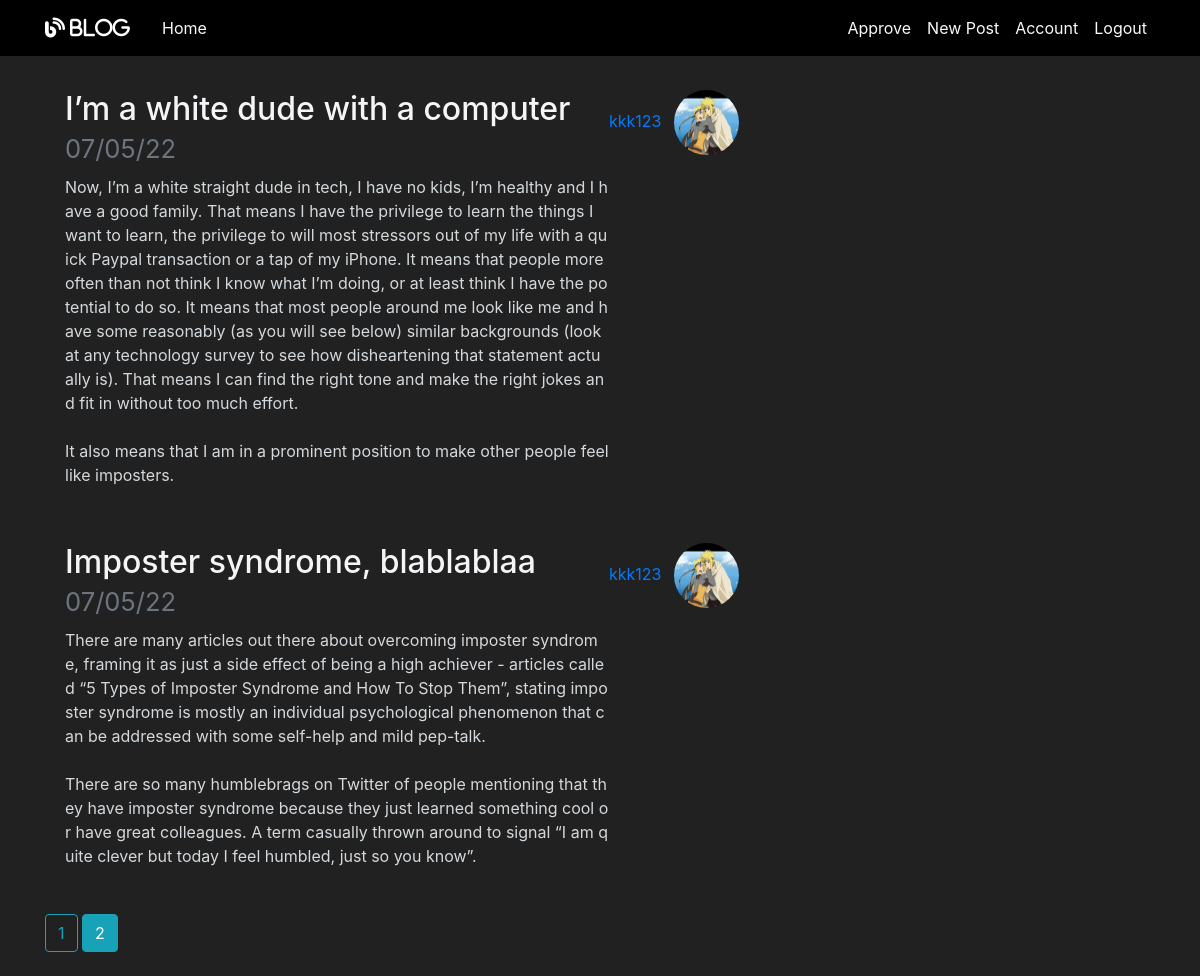
/home?page=2 (signed in), run on the app's committed database.
### flaskblog/models.py (models this page shows, shortened)
class Post(db.Model):
    id = db.Column(db.Integer, primary_key=True)
    title = db.Column(db.String(100), nullable=False)
    date_posted = db.Column(db.DateTime, nullable=False, default=datetime.now())
    content = db.Column(db.Text, nullable=False)
    user_id = db.Column(db.Integer, db.ForeignKey('user.id'), nullable=False)
    likes = db.relationship('PostLike', backref='post', lazy='dynamic')
    is_approved = db.Column(db.Boolean, default=False)
    image_file = db.Column(db.String(20), nullable=False, default='default.jpg')

class User(db.Model, UserMixin):
    id = db.Column(db.Integer, primary_key=True)
    username = db.Column(db.String(20), unique=True, nullable=False)
    role=db.Column(db.Integer,nullable=False,default=3)
    email = db.Column(db.String(120), unique=True, nullable=False)
    image_file = db.Column(db.String(20), nullable=False, default='default.jpg')
    password = db.Column(db.String(60), nullable=False)
    posts = db.relationship('Post', backref='author', lazy=True)
    liked = db.relationship('PostLike',foreign_keys='PostLike.user_id',
    backref='user', lazy='dynamic')

### flaskblog/routes.py (the view)
@app.route("/")
@app.route("/home")
def home():
    page = request.args.get('page', 1, type=int)
    posts = Post.query.filter_by(is_approved=True).order_by(
        Post.date_posted.desc()).paginate(page=page, per_page=4)
    return render_template('home.html', posts=posts)

### flaskblog/models.py (called while the page is built)
@login_manager.user_loader
def load_user(user_id):
    return User.query.get(int(user_id))

### flaskblog/templates/home.html
{% extends "layout.html" %}
{% block content %}
    {% for post in posts.items %}
        <article class="media content-section">
          <div class="media-body">
            <h2><a class="article-title"
              href="{{url_for('post',post_id=post.id)}}">{{ post.title }}
              <small class="text-muted">{{ post.date_posted.strftime('%d/%m/%y') }}</small>
            </a></h2>
            <p class="article-content">{{ post.content }}</p>
          </div>
          <div class="article-metadata">
            <a class="mr-2" href="#">{{ post.author.username }}</a>
            <img class="rounded-circle article-img"
            src=" {{ url_for('static',filename='profile_pics/' + post.author.image_file )}}">
          </div>
        </article>
    {% endfor %}
    {% for page_num in posts.iter_pages( left_edge=1, right_edge=1,
      left_current=1, right_current=2 ) %} {% if page_num %} {% if posts.page ==page_num %}
      <a class="btn btn-info mb-4" href="{{ url_for('home', page=page_num) }}">
        {{ page_num }}</a>
        {% else %}
      <a class="btn btn-outline-info mb-4"
        href="{{ url_for('home', page=page_num) }}">
        {{ page_num }}</a>
        {% endif %} {% else %} ... {% endif %} {% endfor %}
{% endblock content %}

### flaskblog/static/main.css (style rules this page uses)
body { background: #fafafa; color: #333333; margin-top: 5rem; }
h1, h2, h3, h4, h5, h6 { color: #444444; }
.content-section { color: #d4d9dd; padding: 10px 20px; border-radius: 5px; margin-bottom: 20px; }
.article-title { color: #f5f5f8; }
.article-content { white-space: pre-line; word-break: break-all; }
.article-img { height: 65px; width: 65px; margin-right: 16px; }
.article-metadata { padding-bottom: 1px; margin-bottom: 4px; }

### flaskblog/templates/layout.html (style rules this page uses)
body { background-color: #212121; color: white }

### data on the page
Post: title "I’m a white dude with a computer", date_posted "07/05/22", content "Now, I’m a white straight dude in tech, I have no kids, I’m healthy and I have a good family. That means I have the privilege to learn the things I want to learn, the privilege to will most stressors out of my life with a quick Paypal transaction or a tap of my iPhone. It means that people more often than not think I know what I’m doing, or at least think I have the potential to do so. It means that most people around me look like me and have some reasonably (as you will see below) similar backgrounds (look at any technology survey to see how disheartening that statement actually is). That means I can find the right tone and make the right jokes and fit in without too much effort. It also…", author.username "kkk123", image_file (picture)
Post: title "Imposter syndrome, blablablaa", date_posted "07/05/22", content "There are many articles out there about overcoming imposter syndrome, framing it as just a side effect of being a high achiever - articles called “5 Types of Imposter Syndrome and How To Stop Them”, stating imposter syndrome is mostly an individual psychological phenomenon that can be addressed with some self-help and mild pep-talk. There are so many humblebrags on Twitter of people mentioning that they have imposter syndrome because they just learned something cool or have great colleagues. A term casually thrown around to signal “I am quite clever but today I feel humbled, just so you know”.", author.username "kkk123", image_file (picture)

### other printed values
{{ page_num }} "1"
{{ page_num }} "2"
